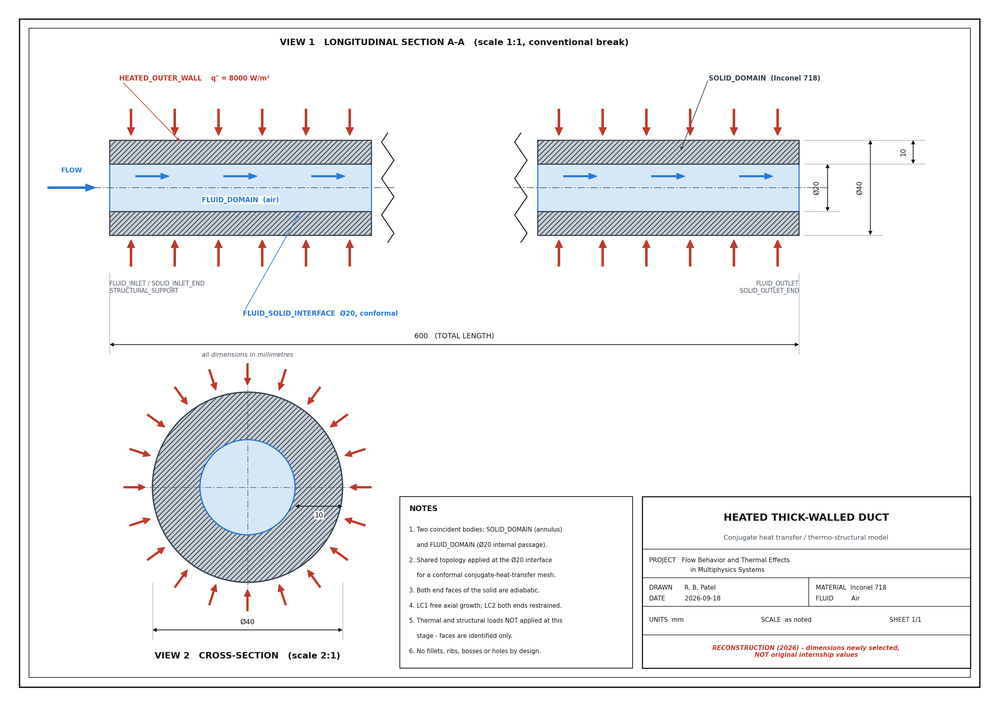
#> input picture 01_Project_Documentation/Drawings/ENGINEERING_DRAWING.png, 999 x 706 px, shrunk from 2481 x 1753 before the run
$ python -i prepare_figures.py   (imports and definitions only)
#> lines starting #> are read from the running program, lines starting #| are printed output that depends on the picture
#> further down, picture is the input picture: PIL image 999x706 RGBA; mean R, G, B, A 240, 240.7, 242.2, 255
# -*- coding: utf-8 -*-
"""Section 10B - copies the ACTUAL project figures used in the report into 13_Report/Figures.
RE-ANALYSIS 2026. No figure is generated or edited except that, where marked crop=True, the
image's own title strip (which carries the source document's figure number, e.g. "Figure 11 -")
is cropped off (or, where the title shares rows with an axis label, blanked within the title's own
columns) so it does not conflict with the report's numbering. All other pixel content is unchanged. Writes Figures/figure_sources.json (report key -> source path, SHA-256 of
the source and of the copy, crop flag, provenance class).
Usage: python prepare_figures.py <staged project root> <S9B2 figure dir> <13_Report root> <manifest csv>"""
import os, sys, json, hashlib, csv, shutil
import numpy as np
from PIL import Image
# [1 line that did not run here, left out]
# [1 line that did not run here, left out]
man = {}
# [3 lines not run here, left out]
F = [  # key, project-relative path, crop, provenance class
 ("drawing", "03_CAD_Geometry/Drawings/ENGINEERING_DRAWING.png", False, "drawing"),
 ("physics", "03_CAD_Geometry/Drawings/PHYSICS_SCHEMATIC.png", False, "drawing"),
 ("cad_full", "03_CAD_Geometry/Screenshots/01_full_cad_model.png", False, "cad_render"),
 ("cad_xsec", "03_CAD_Geometry/Screenshots/02b_cross_section_end_on.png", False, "cad_render"),
 ("cad_iface", "03_CAD_Geometry/Screenshots/05_fluid_solid_interface.png", False, "cad_render"),
 ("mesh_xsec", "05_Meshing/Screenshots/mesh_01_cross_section_full.png", False, "mesh_render"),
 ("mesh_infl", "05_Meshing/Screenshots/mesh_03_inflation_near_wall.png", False, "mesh_render"),
 ("mesh_iface", "05_Meshing/Screenshots/mesh_04_interface_conformity.png", False, "mesh_render"),
 ("mesh_refine", "05_Meshing/Screenshots/mesh_08_refinement_comparison.png", False, "mesh_render"),
 ("mesh_oq", "05_Meshing/Screenshots/mesh_10_orthogonal_quality_hist.png", False, "mesh_render"),
 ("cfd_vel", "06_Fluent_CFD/Figures/fig01_velocity_contour.png", True, "cfd_plot"),
 ("cfd_press", "06_Fluent_CFD/Figures/fig04_pressure_contour.png", True, "cfd_plot"),
 ("cfd_tfluid", "06_Fluent_CFD/Figures/fig05_fluid_temperature_contour.png", True, "cfd_plot"),
 ("cfd_tsolid", "06_Fluent_CFD/Figures/fig06_solid_temperature_contour.png", True, "cfd_plot"),
 ("cfd_touter", "06_Fluent_CFD/Figures/fig07_outer_wall_temperature.png", True, "cfd_plot"),
 ("cfd_flux", "06_Fluent_CFD/Figures/fig08_wall_heat_flux.png", True, "cfd_plot"),
 ("cfd_yplus", "06_Fluent_CFD/Figures/fig09_yplus.png", True, "cfd_plot"),
 ("cfd_paxial", "06_Fluent_CFD/Figures/fig10_pressure_axial.png", True, "cfd_plot"),
 ("cfd_taxial", "06_Fluent_CFD/Figures/fig11_bulk_temperature_axial.png", True, "cfd_plot"),
 ("cfd_twall", "06_Fluent_CFD/Figures/fig12_through_wall_temperature.png", True, "cfd_plot"),
 ("cfd_vprof", "06_Fluent_CFD/Figures/fig13_velocity_profiles.png", True, "cfd_plot"),
 ("cfd_trad", "06_Fluent_CFD/Figures/fig14_radial_temperature.png", True, "cfd_plot"),
 ("cfd_nuf", "06_Fluent_CFD/Figures/fig15_nusselt_friction.png", True, "cfd_plot"),
 ("cfd_conv", "06_Fluent_CFD/Figures/fig16_convergence.png", True, "cfd_plot"),
 ("cfd_pdecomp", "06_Fluent_CFD/Figures/fig17_pressure_decomposition.png", True, "cfd_plot"),
 ("mi_dp", "09_Mesh_Independence/Plots/MI01_cells_vs_pressure_drop.png", False, "cfd_plot"),
 ("mi_tout", "09_Mesh_Independence/Plots/MI02_cells_vs_outlet_temperature.png", False, "cfd_plot"),
 ("mi_q", "09_Mesh_Independence/Plots/MI03_cells_vs_heat_transfer_rate.png", False, "cfd_plot"),
 ("mi_tmax", "09_Mesh_Independence/Plots/MI04_cells_vs_max_solid_temperature.png", False, "cfd_plot"),
 ("mi_dtw", "09_Mesh_Independence/Plots/MI05_cells_vs_midspan_through_wall_dT.png", False, "cfd_plot"),
 ("mi_nu", "09_Mesh_Independence/Plots/MI06_cells_vs_nusselt.png", False, "cfd_plot"),
 ("mi_f", "09_Mesh_Independence/Plots/MI07_cells_vs_friction_factor.png", False, "cfd_plot"),
 ("mi_yplus", "09_Mesh_Independence/Plots/MI08_yplus_statistics_vs_mesh.png", True, "cfd_plot"),
 ("mi_prof", "09_Mesh_Independence/Plots/MI09_profiles_three_meshes.png", True, "cfd_plot"),
 ("mi_geom", "09_Mesh_Independence/Plots/MI10_geometry_vs_resolution.png", True, "cfd_plot"),
 ("mi_fric", "09_Mesh_Independence/Plots/MI11_F029_friction_evidence.png", True, "cfd_plot"),
 ("map_side", "07_Thermal_Analysis/Figures/F7A_03_side_by_side_and_difference.png", True, "data_plot"),
 ("map_axial", "07_Thermal_Analysis/Figures/F7A_04_axial_wall_temperature.png", True, "data_plot"),
 ("map_mid", "07_Thermal_Analysis/Figures/F7A_05_through_wall_midspan.png", True, "data_plot"),
 ("mech_temp", "08_Structural_Analysis/Figures/Mechanical/LC1_00_Imported_Temperature_iso.png", False, "mechanical"),
 ("lc1_def", "08_Structural_Analysis/Figures/Mechanical/LC1_Total_Deformation_iso.png", False, "mechanical"),
 ("lc1_vm", "08_Structural_Analysis/Figures/Mechanical/LC1_Equivalent_Stress_averaged_iso.png", False, "mechanical"),
 ("lc2_def", "08_Structural_Analysis/Figures/Mechanical/LC2_Total_Deformation_iso.png", False, "mechanical"),
 ("lc2_vm", "08_Structural_Analysis/Figures/Mechanical/LC2_Equivalent_Stress_averaged_iso.png", False, "mechanical"),
 ("lc2_sz", "08_Structural_Analysis/Figures/Mechanical/LC2_Axial_Stress_Sz_global_iso.png", False, "mechanical"),
 ("lc1_prof", "08_Structural_Analysis/Figures/F7B_01_LC1_axial_profiles.png", False, "data_plot"),
 ("lc2_prof", "08_Structural_Analysis/Figures/F7B_02_LC2_axial_profiles.png", False, "data_plot"),
 ("inlet_zone", "08_Structural_Analysis/Figures/F7B_03_inlet_zone_detail.png", False, "data_plot"),
 ("press_eff", "08_Structural_Analysis/Figures/F7B_04_pressure_effect.png", False, "data_plot"),
 ("exp_comp", "08_Structural_Analysis/Figures/F7B_05_expansion_comparison.png", False, "data_plot"),
 ("sec_force", "08_Structural_Analysis/Figures/F7B_06_section_force_equilibrium.png", False, "data_plot"),
 ("smesh_fam", "08_Structural_Analysis/Mesh_Study/figures/F8B_01_structural_mesh_comparison.png", False, "data_plot"),
 ("smesh_lc2", "08_Structural_Analysis/Mesh_Study/figures/F8B_02_LC2_stress_vs_mesh.png", False, "data_plot"),
 ("smesh_lc1", "08_Structural_Analysis/Mesh_Study/figures/F8B_04_LC1_stress_vs_mesh.png", False, "data_plot"),
 ("smesh_lam", "08_Structural_Analysis/Mesh_Study/figures/F8B_06_lambda1_vs_mesh.png", False, "data_plot"),
 ("smesh_inlet", "08_Structural_Analysis/Mesh_Study/figures/F8B_09_inlet_region_stress.png", False, "data_plot"),
 ("smesh_iso", "08_Structural_Analysis/Mesh_Study/figures/Mechanical/B_mesh_iso.png", False, "mechanical"),
 ("smesh_end", "08_Structural_Analysis/Mesh_Study/figures/Mechanical/B_mesh_end_face.png", False, "mechanical"),
 ("bk_iso", "08_Structural_Analysis/Buckling/figures/Mechanical/LC2_Linear_Buckling_Mode_1_Total_Deformation_iso.png", False, "mechanical"),
 ("bk_side", "08_Structural_Analysis/Buckling/figures/Mechanical/LC2_Linear_Buckling_Mode_1_Total_Deformation_side_YZ.png", False, "mechanical"),
 ("bk_s2", "08_Structural_Analysis/Buckling/figures/Mechanical/LC2NS_Linear_Buckling_Mode_1_Total_Deformation_iso.png", False, "mechanical"),
 ("bk_shape", "08_Structural_Analysis/Buckling/figures/F8A_01_buckling_mode_1_shape.png", False, "data_plot"),
 ("bk_pcr", "08_Structural_Analysis/Buckling/figures/F8A_03_critical_load_summary.png", False, "data_plot"),
 ("bk_lf", "08_Structural_Analysis/Buckling/figures/F8A_04_load_factor_comparison.png", False, "data_plot"),
 ("bk_s3", "10_Parametric_Study/Structural_Cases/S3_LC2_INTERMEDIATE/Figures/S3_BK_Mode_1_iso.png", False, "mechanical"),
 ("bk_s3side", "10_Parametric_Study/Structural_Cases/S3_LC2_INTERMEDIATE/Figures/S3_BK_Mode_1_side_YZ.png", False, "mechanical"),
 ("t01_mesh", "10_Parametric_Study/Structural_Cases/T01_THIN/Figures/T01_THIN_mesh_end_face.png", False, "mechanical"),
 ("t03_mesh", "10_Parametric_Study/Structural_Cases/T03_THICK/Figures/T03_THICK_mesh_end_face.png", False, "mechanical"),
 ("an_axial", "02_Engineering_Calculations/calculation_plots/01_axial_temperatures.png", False, "analytical_plot"),
 ("an_radial", "02_Engineering_Calculations/calculation_plots/03_radial_wall_temperature.png", False, "analytical_plot"),
 ("an_press", "02_Engineering_Calculations/calculation_plots/05_pressure_breakdown.png", False, "analytical_plot"),
]
# [3 lines not run here, left out]


def sha(p):
    return hashlib.sha256(open(p, "rb").read()).hexdigest().upper()


def crop_title(im):
    for need in (4, 2):
        out, cut = _crop(im, need)
        if cut:
            return out, cut
#> this loop made 2 passes
#> (r0 in _crop, cut) on passes 1 to 2: (18, 0), (18, 0)
    # fallback: title line shares rows with an axis tick label; restrict the gap search to the title's columns
    a = np.asarray(im.convert("L"), dtype=float) < 140
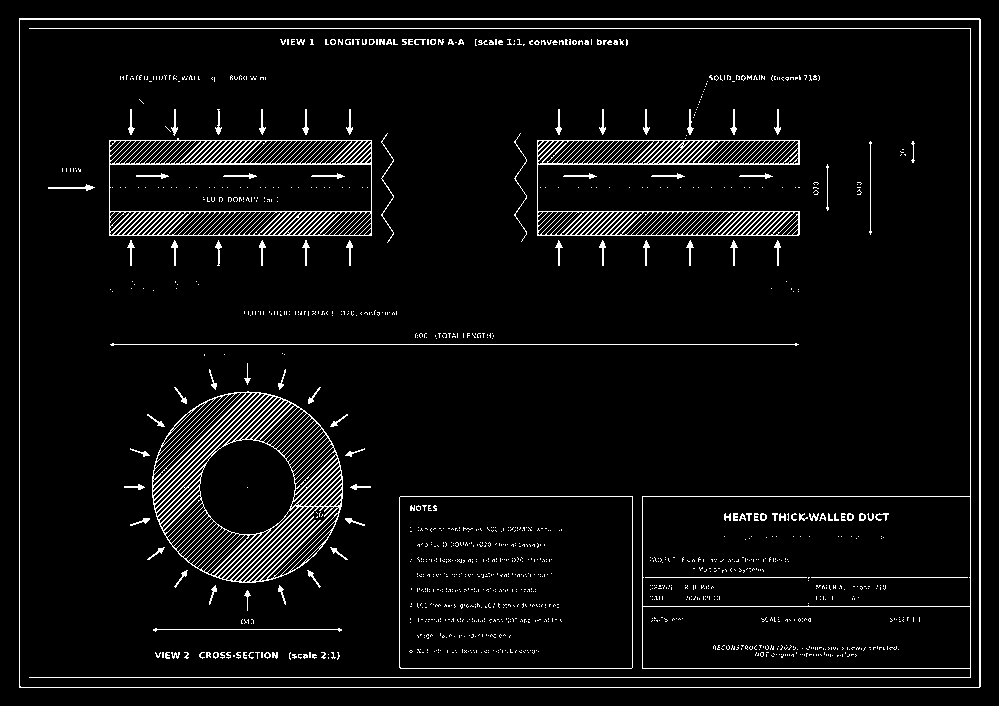
#> a: shape (706, 999) bool; 5.2% white in thin lines or dots
    r0 = int(np.argmax(a.any(axis=1)))
#> r0 = 18
    cols = a[r0:r0 + 12].any(axis=0)
    lo, hi = np.where(cols)[0][[0, -1]]
#> lo = 19; hi = 980
    sub = a[:, lo:hi + 1].any(axis=1)
    r, run = r0, 0
#> r = 18; run = 0
    while r < a.shape[0] and run < 3:
        run = 0 if sub[r] else run + 1
        r += 1
#> after the loop, r = 691
    if r - r0 > 0.08 * a.shape[0]:
        return im, 0
    im = im.convert("RGB").copy()                     # blank the title strip only (its own columns), keep the tick labels
    from PIL import ImageDraw
    ImageDraw.Draw(im).rectangle((max(lo - 3, 0), max(r0 - 3, 0), min(hi + 3, im.size[0] - 1), r - 3), fill="white")
    return im, r - 3


def _crop(im, need):
    a = np.asarray(im.convert("L"), dtype=float)
    dark = (a < 140).any(axis=1)
    r0 = int(np.argmax(dark))
    r, run = r0, 0
    while r < a.shape[0]:
        if dark[r]:
            run = 0
        else:
            run += 1
            if run >= need:
                break
        r += 1
    if r - r0 > 0.08 * a.shape[0]:      # no clean single title line found: leave the image unchanged
        return im, 0
    cut = r - 2
    return im.crop((0, cut, im.size[0], im.size[1])), cut


rec = []
# [16 lines not run here, left out]
bad = [r["key"] for r in rec if not r["source_matches_project"]]
# [1 line not run here, left out]

>>> from PIL import Image
>>> picture = Image.open('../../Drawings/ENGINEERING_DRAWING.png')
>>> result = crop_title(picture)

$ run again, on 02_CFD_Fluent/Test_Run/s5a_test_diagnostics-1.png
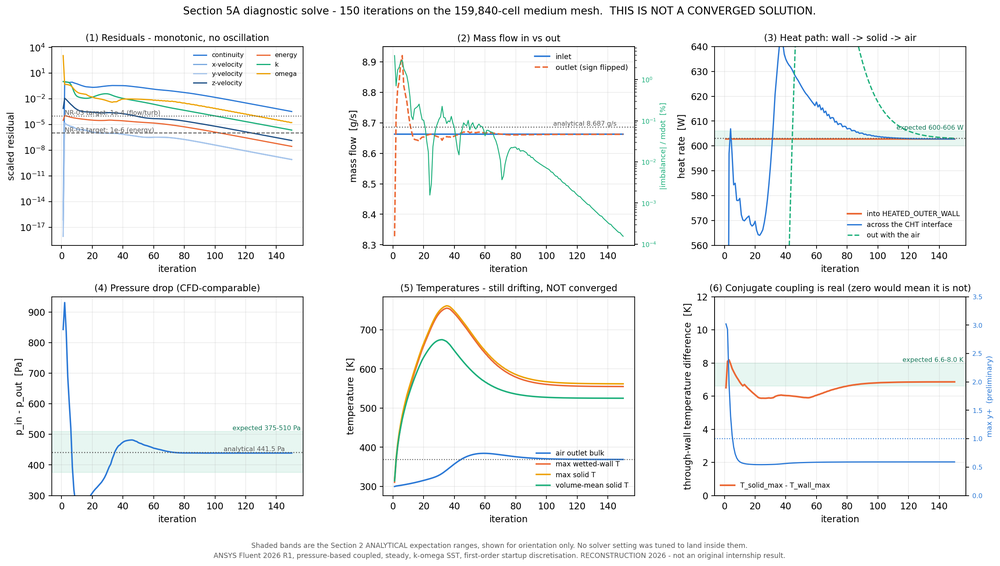
#> input picture 02_CFD_Fluent/Test_Run/s5a_test_diagnostics-1.png, 1000 x 566 px, shrunk from 2491 x 1409 before the run
#> picture is the input picture: PIL image 1000x566 RGBA; mean R, G, B, A 244, 245, 244.8, 255
#> the loop in crop_title, `for need in (4, 2):` made 1 pass
#> (r0 in _crop, cut) on pass 1: (6, 18)
#> pass 1, in _crop, `a = np.asarray(im.convert("L"), dtype=float)`:
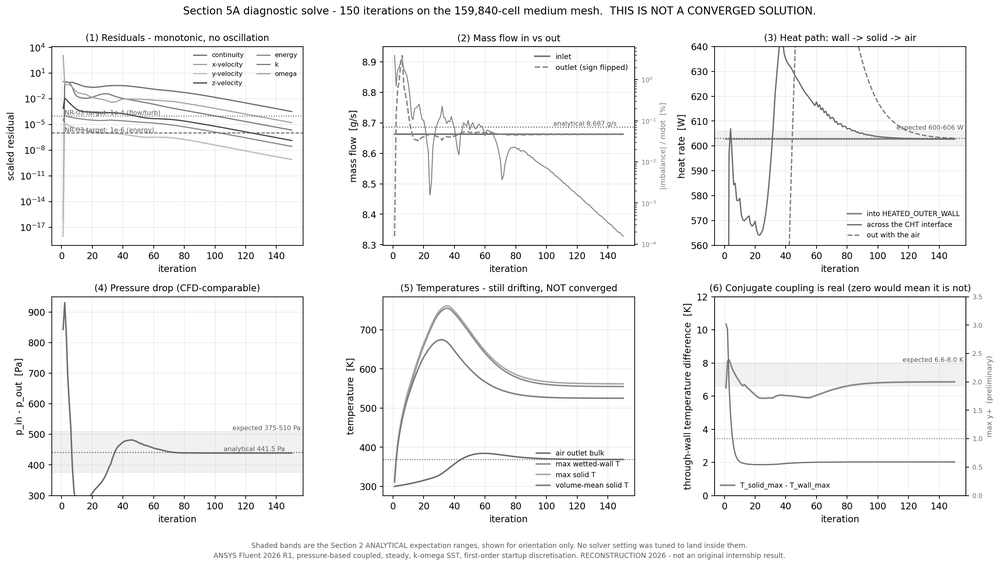
#> a: shape (566, 1000) float64; min 0, max 255, mean 244.7
#> pass 1, in crop_title, `out, cut = _crop(im, need)`:
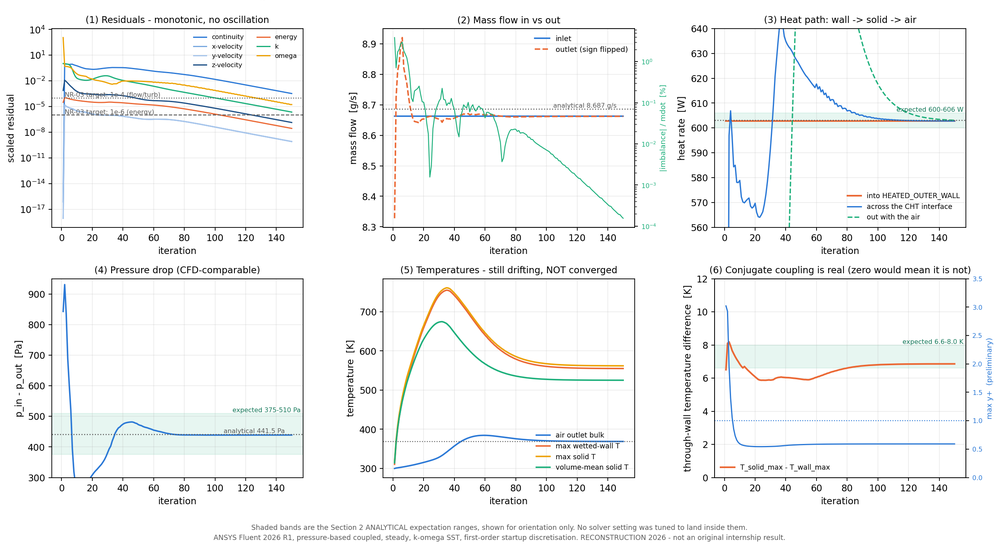
#> out: PIL image 1000x548 RGBA; mean R, G, B, A 244.3, 245.4, 245.2, 255
